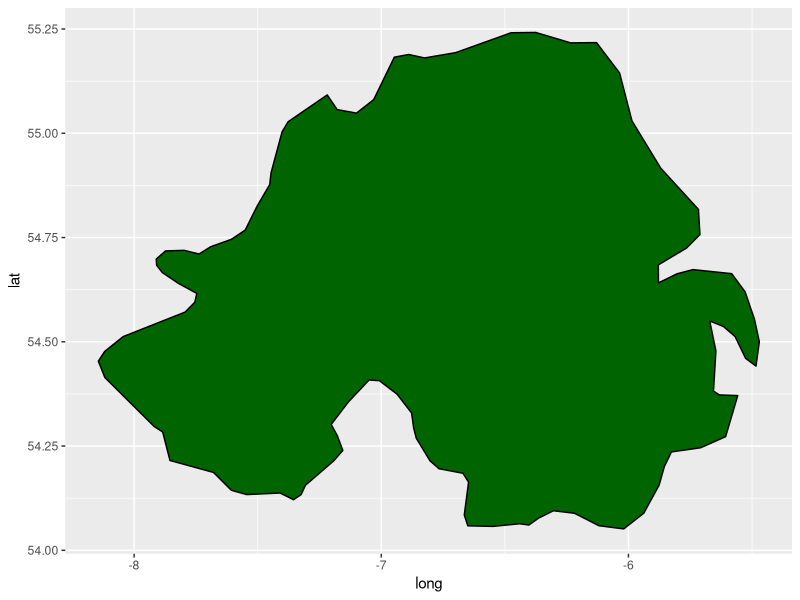
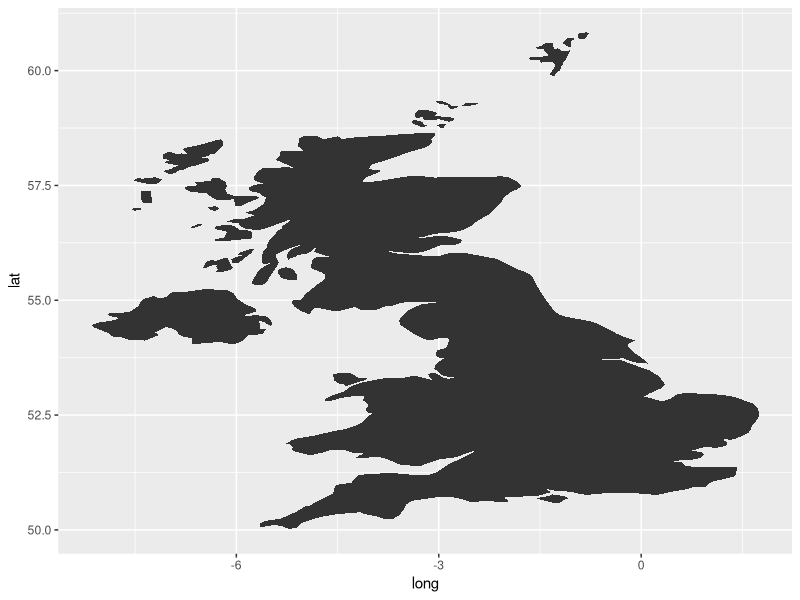
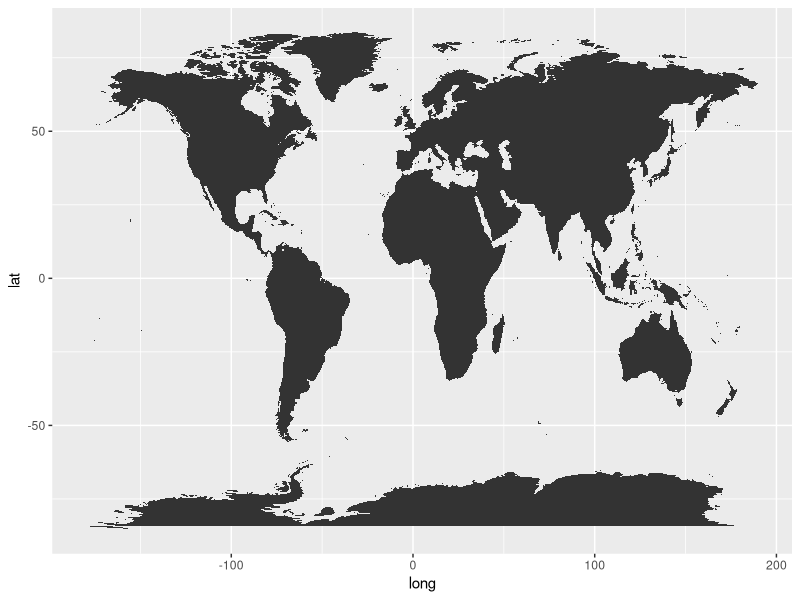

Reproduce these figures in R, in order.
#####################
### Tidyverse maps!##
#####################

## Install packages

library(tidyverse)


## Map any part of the world - first import world map details and map them as below
## Use the %>% function to port coordinates into the ggplot function.

world_map<-map_data("world") %>%
ggplot(aes(x =long, y =lat, group=group)) + geom_polygon()

## Now, you can filter the world map coordinates to display the territory you are interested in.
## For example - UK

UK_map<-map_data("world") %>%
filter(region == 'UK') %>%
ggplot(aes(x=long, y=lat, group=group)) + geom_polygon()
 
 
## And you can go down to a sub region - eg Northern Ireland

NI_map<-map_data("world") %>%
filter(region == 'UK') %>%
filter(subregion == 'Northern Ireland') %>%
ggplot(aes(x=long, y=lat, group=group)) + geom_polygon(colour="black", fill="darkgreen")


## Then you can plot points on the map layer simply by adding in geom_point layers.
## Mapping of points *must* be in the lat and long format

